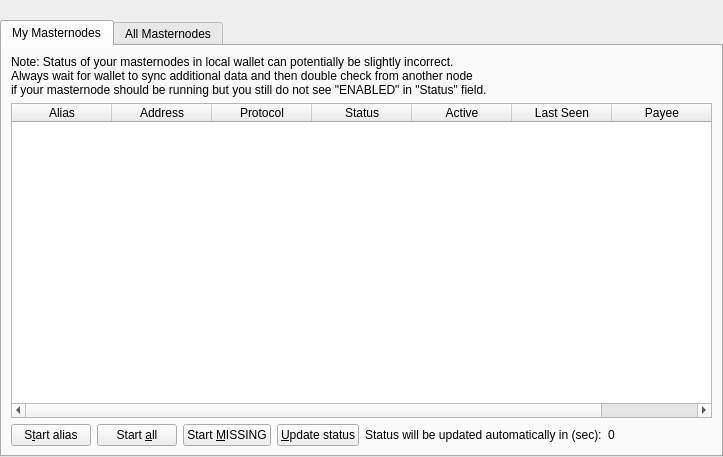
<?xml version="1.0" encoding="UTF-8"?>
<ui version="4.0">
 <class>MasternodeList</class>
 <widget class="QWidget" name="MasternodeList">
  <property name="geometry">
   <rect>
    <x>0</x>
    <y>0</y>
    <width>723</width>
    <height>457</height>
   </rect>
  </property>
  <property name="windowTitle">
   <string>Form</string>
  </property>
  <layout class="QVBoxLayout" name="topLayout">
   <property name="leftMargin">
    <number>0</number>
   </property>
   <property name="topMargin">
    <number>0</number>
   </property>
   <property name="rightMargin">
    <number>0</number>
   </property>
   <property name="bottomMargin">
    <number>0</number>
   </property>
   <item>
    <layout class="QVBoxLayout" name="verticalLayout">
     <property name="bottomMargin">
      <number>0</number>
     </property>
     <item>
      <spacer name="horizontalSpacer0">
       <property name="orientation">
        <enum>Qt::Horizontal</enum>
       </property>
       <property name="sizeHint" stdset="0">
        <size>
         <width>40</width>
         <height>20</height>
        </size>
       </property>
      </spacer>
     </item>
     <item>
      <widget class="QTabWidget" name="tabWidget">
       <property name="currentIndex">
        <number>0</number>
       </property>
       <widget class="QWidget" name="tabMyMasternodes">
        <attribute name="title">
         <string>My Masternodes</string>
        </attribute>
        <layout class="QGridLayout" name="gridLayout_2">
         <item row="0" column="0">
          <layout class="QVBoxLayout" name="verticalLayout_2">
           <property name="bottomMargin">
            <number>0</number>
           </property>
           <item>
            <layout class="QHBoxLayout" name="horizontalLayout_note">
             <property name="bottomMargin">
              <number>0</number>
             </property>
             <item>
              <widget class="QLabel" name="updateNote">
               <property name="text">
                <string>Note: Status of your masternodes in local wallet can potentially be slightly incorrect.&lt;br /&gt;Always wait for wallet to sync additional data and then double check from another node&lt;br /&gt;if your masternode should be running but you still do not see "ENABLED" in "Status" field.</string>
               </property>
              </widget>
             </item>
            </layout>
           </item>
           <item>
            <widget class="QTableWidget" name="tableWidgetMyMasternodes">
             <property name="minimumSize">
              <size>
               <width>695</width>
               <height>0</height>
              </size>
             </property>
             <property name="editTriggers">
              <set>QAbstractItemView::NoEditTriggers</set>
             </property>
             <property name="alternatingRowColors">
              <bool>true</bool>
             </property>
             <property name="selectionMode">
              <enum>QAbstractItemView::SingleSelection</enum>
             </property>
             <property name="selectionBehavior">
              <enum>QAbstractItemView::SelectRows</enum>
             </property>
             <property name="sortingEnabled">
              <bool>true</bool>
             </property>
             <attribute name="horizontalHeaderStretchLastSection">
              <bool>true</bool>
             </attribute>
             <attribute name="ResizeMode">
              <enum>QHeaderView::Interactive</enum>
             </attribute>
             <column>
              <property name="text">
               <string>Alias</string>
              </property>
             </column>
             <column>
              <property name="text">
               <string>Address</string>
              </property>
             </column>
             <column>
              <property name="text">
               <string>Protocol</string>
              </property>
             </column>
             <column>
              <property name="text">
               <string>Status</string>
              </property>
             </column>
             <column>
              <property name="text">
               <string>Active</string>
              </property>
             </column>
             <column>
              <property name="text">
               <string>Last Seen</string>
              </property>
             </column>
             <column>
              <property name="text">
               <string>Payee</string>
              </property>
             </column>
            </widget>
           </item>
           <item>
            <layout class="QHBoxLayout" name="horizontalLayout_5">
             <property name="bottomMargin">
              <number>0</number>
             </property>
             <item>
              <widget class="QPushButton" name="startButton">
               <property name="text">
                <string>S&amp;tart alias</string>
               </property>
               <property name="visible">
                <bool>false</bool>
               </property>          
              </widget>
             </item>
             <item>
              <widget class="QPushButton" name="startAllButton">
               <property name="text">
                <string>Start &amp;all</string>
               </property>
               <property name="visible">
                <bool>false</bool>
              </property>
              </widget>
             </item>
             <item>
              <widget class="QPushButton" name="startMissingButton">
               <property name="text">
                <string>Start &amp;MISSING</string>
               </property>
               <property name="visible">
                <bool>false</bool>
               </property>          
              </widget>
             </item>
             <item>
              <widget class="QPushButton" name="UpdateButton">
               <property name="text">
                <string>&amp;Update status</string>
               </property>
              </widget>
             </item>
             <item>
              <widget class="QLabel" name="autoupdate_label">
               <property name="text">
                <string>Status will be updated automatically in (sec):</string>
               </property>
              </widget>
             </item>
             <item>
              <widget class="QLabel" name="secondsLabel">
               <property name="text">
                <string>0</string>
               </property>
              </widget>
             </item>
             <item>
              <spacer name="horizontalSpacer_5">
               <property name="orientation">
                <enum>Qt::Horizontal</enum>
               </property>
               <property name="sizeHint" stdset="0">
                <size>
                 <width>40</width>
                 <height>20</height>
                </size>
               </property>
              </spacer>
             </item>
            </layout>
           </item>
          </layout>
         </item>
        </layout>
       </widget>
       <widget class="QWidget" name="tabAllMasternodes">
        <attribute name="title">
         <string>All Masternodes</string>
        </attribute>
        <layout class="QGridLayout" name="gridLayout">
         <item row="1" column="0">
          <widget class="QTableWidget" name="tableWidgetMasternodes">
           <property name="editTriggers">
            <set>QAbstractItemView::NoEditTriggers</set>
           </property>
           <property name="alternatingRowColors">
            <bool>true</bool>
           </property>
           <property name="selectionBehavior">
            <enum>QAbstractItemView::SelectRows</enum>
           </property>
           <property name="sortingEnabled">
            <bool>true</bool>
           </property>
           <attribute name="horizontalHeaderStretchLastSection">
            <bool>true</bool>
           </attribute>
           <attribute name="ResizeMode">
            <enum>QHeaderView::Interactive</enum>
           </attribute>
           <column>
            <property name="text">
             <string>Address</string>
            </property>
           </column>
           <column>
            <property name="text">
             <string>Protocol</string>
            </property>
           </column>
           <column>
            <property name="text">
             <string>Status</string>
            </property>
           </column>
           <column>
            <property name="text">
             <string>Active</string>
            </property>
           </column>
           <column>
            <property name="text">
             <string>Last Seen</string>
            </property>
           </column>
           <column>
            <property name="text">
             <string>Payee</string>
            </property>
           </column>
          </widget>
         </item>
         <item row="0" column="0">
          <layout class="QHBoxLayout" name="horizontalLayout_3">
           <property name="bottomMargin">
            <number>0</number>
           </property>
           <item>
            <widget class="QLabel" name="label_filter">
             <property name="text">
              <string>Filter List:</string>
             </property>
            </widget>
           </item>
           <item>
            <widget class="QLineEdit" name="filterLineEdit">
             <property name="toolTip">
              <string>Filter masternode list</string>
             </property>
            </widget>
           </item>
           <item>
            <spacer name="horizontalSpacer_3">
             <property name="orientation">
              <enum>Qt::Horizontal</enum>
             </property>
             <property name="sizeHint" stdset="0">
              <size>
               <width>10</width>
               <height>20</height>
              </size>
             </property>
            </spacer>
           </item>
           <item>
            <widget class="QLabel" name="label_count">
             <property name="text">
              <string>Node Count:</string>
             </property>
            </widget>
           </item>
           <item>
            <widget class="QLabel" name="countLabel">
             <property name="text">
              <string>0</string>
             </property>
            </widget>
           </item>
          </layout>
         </item>
        </layout>
       </widget>
      </widget>
     </item>
    </layout>
   </item>
  </layout>
 </widget>
 <resources/>
 <connections/>
</ui>
